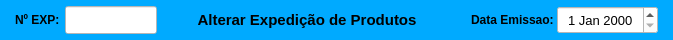
     <widget class="QWidget" name="widget_cabecalho" native="true">
      <property name="sizePolicy">
       <sizepolicy hsizetype="Preferred" vsizetype="Fixed">
        <horstretch>0</horstretch>
        <verstretch>0</verstretch>
       </sizepolicy>
      </property>
      <property name="minimumSize">
       <size>
        <width>0</width>
        <height>40</height>
       </size>
      </property>
      <property name="maximumSize">
       <size>
        <width>16777215</width>
        <height>40</height>
       </size>
      </property>
      <property name="styleSheet">
       <string notr="true">background-color: rgb(0, 170, 255);</string>
      </property>
      <layout class="QHBoxLayout" name="horizontalLayout">
       <property name="spacing">
        <number>0</number>
       </property>
       <property name="leftMargin">
        <number>15</number>
       </property>
       <property name="topMargin">
        <number>6</number>
       </property>
       <property name="rightMargin">
        <number>15</number>
       </property>
       <property name="bottomMargin">
        <number>6</number>
       </property>
       <item>
        <widget class="QLabel" name="label_3">
         <property name="sizePolicy">
          <sizepolicy hsizetype="Minimum" vsizetype="Preferred">
           <horstretch>0</horstretch>
           <verstretch>0</verstretch>
          </sizepolicy>
         </property>
         <property name="minimumSize">
          <size>
           <width>50</width>
           <height>0</height>
          </size>
         </property>
         <property name="maximumSize">
          <size>
           <width>45</width>
           <height>16777215</height>
          </size>
         </property>
         <property name="font">
          <font>
           <pointsize>9</pointsize>
           <weight>75</weight>
           <bold>true</bold>
          </font>
         </property>
         <property name="text">
          <string>Nº EXP:</string>
         </property>
         <property name="alignment">
          <set>Qt::AlignLeading|Qt::AlignLeft|Qt::AlignVCenter</set>
         </property>
        </widget>
       </item>
       <item>
        <widget class="QLineEdit" name="line_Num_Exp">
         <property name="sizePolicy">
          <sizepolicy hsizetype="Fixed" vsizetype="Preferred">
           <horstretch>0</horstretch>
           <verstretch>0</verstretch>
          </sizepolicy>
         </property>
         <property name="maximumSize">
          <size>
           <width>92</width>
           <height>16777215</height>
          </size>
         </property>
         <property name="font">
          <font>
           <pointsize>12</pointsize>
          </font>
         </property>
         <property name="styleSheet">
          <string notr="true">background-color: rgb(255, 255, 255);</string>
         </property>
         <property name="inputMask">
          <string/>
         </property>
         <property name="text">
          <string/>
         </property>
         <property name="frame">
          <bool>true</bool>
         </property>
         <property name="echoMode">
          <enum>QLineEdit::Normal</enum>
         </property>
         <property name="alignment">
          <set>Qt::AlignCenter</set>
         </property>
         <property name="dragEnabled">
          <bool>false</bool>
         </property>
         <property name="placeholderText">
          <string/>
         </property>
        </widget>
       </item>
       <item>
        <widget class="QLabel" name="label_13">
         <property name="sizePolicy">
          <sizepolicy hsizetype="Minimum" vsizetype="Preferred">
           <horstretch>0</horstretch>
           <verstretch>0</verstretch>
          </sizepolicy>
         </property>
         <property name="minimumSize">
          <size>
           <width>300</width>
           <height>0</height>
          </size>
         </property>
         <property name="font">
          <font>
           <pointsize>11</pointsize>
           <weight>75</weight>
           <bold>true</bold>
          </font>
         </property>
         <property name="text">
          <string>Alterar Expedição de Produtos</string>
         </property>
         <property name="alignment">
          <set>Qt::AlignCenter</set>
         </property>
        </widget>
       </item>
       <item>
        <widget class="QLabel" name="label_11">
         <property name="sizePolicy">
          <sizepolicy hsizetype="Minimum" vsizetype="Preferred">
           <horstretch>0</horstretch>
           <verstretch>0</verstretch>
          </sizepolicy>
         </property>
         <property name="minimumSize">
          <size>
           <width>100</width>
           <height>0</height>
          </size>
         </property>
         <property name="maximumSize">
          <size>
           <width>100</width>
           <height>16777215</height>
          </size>
         </property>
         <property name="font">
          <font>
           <pointsize>9</pointsize>
           <weight>75</weight>
           <bold>true</bold>
          </font>
         </property>
         <property name="text">
          <string>Data Emissao: </string>
         </property>
         <property name="alignment">
          <set>Qt::AlignRight|Qt::AlignTrailing|Qt::AlignVCenter</set>
         </property>
        </widget>
       </item>
       <item>
        <widget class="QDateEdit" name="date_Emissao">
         <property name="sizePolicy">
          <sizepolicy hsizetype="Minimum" vsizetype="Preferred">
           <horstretch>0</horstretch>
           <verstretch>0</verstretch>
          </sizepolicy>
         </property>
         <property name="minimumSize">
          <size>
           <width>101</width>
           <height>0</height>
          </size>
         </property>
         <property name="maximumSize">
          <size>
           <width>101</width>
           <height>16777215</height>
          </size>
         </property>
         <property name="font">
          <font>
           <pointsize>10</pointsize>
          </font>
         </property>
         <property name="styleSheet">
          <string notr="true">background-color: rgb(255, 255, 255);</string>
         </property>
         <property name="alignment">
          <set>Qt::AlignCenter</set>
         </property>
        </widget>
       </item>
      </layout>
     </widget>
